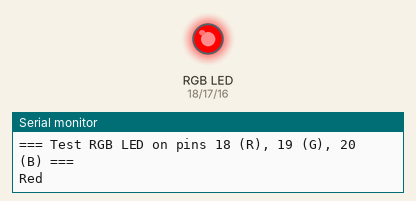
This program was run on a simulated ESP32-S3. On the bench: an RGB LED mixed from three pins (HIGH = lit), the last lines printed to the serial monitor.

Above: at 2.5 s.
At 3.5 s:
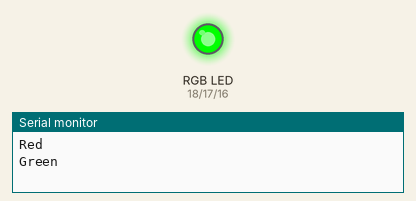
At 4.5 s:
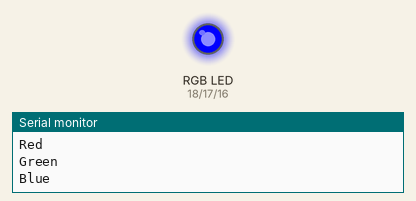
At 5.5 s:
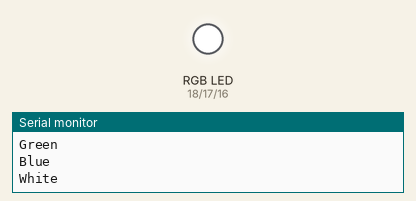
At 6.5 s:
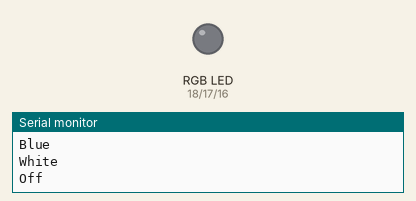
Timing chart, 0 to 8.5 s (numbered marks = the images above):
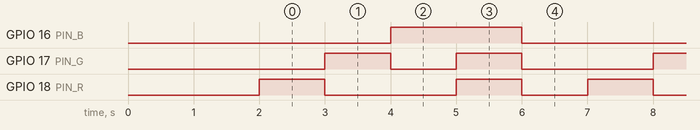

Measured:
- by itself, GPIO 16 (PIN_B): alternates HIGH for 2.0 s and LOW for 3.0 s
- by itself, GPIO 17 (PIN_G): repeats every 5.0 s: LOW 1.0 s, HIGH 1.0 s, LOW 2.0 s, HIGH 1.0 s
- by itself, GPIO 18 (PIN_R): repeats every 5.0 s: LOW 2.0 s, HIGH 1.0 s, LOW 1.0 s, HIGH 1.0 s

The program:

main.cpp
```cpp
#include <Arduino.h>

// Chân RGB
#define PIN_R 18
#define PIN_G 17
#define PIN_B 16

// Nếu module là common cathode (chân chung GND) thì ACTIVE_HIGH = true
// Nếu module là common anode (chân chung 3V3) thì ACTIVE_HIGH = false (ngược logic)
const bool ACTIVE_HIGH = true;  // thử với true trước, nếu bị ngược thì đổi thành false

void setColor(bool r, bool g, bool b)
{
  // Chuyển bool thành HIGH/LOW theo kiểu đấu dây
  if (ACTIVE_HIGH)
  {
    digitalWrite(PIN_R, r ? HIGH : LOW);
    digitalWrite(PIN_G, g ? HIGH : LOW);
    digitalWrite(PIN_B, b ? HIGH : LOW);
  }
  else
  {
    // Common anode: bật LED = kéo chân xuống LOW
    digitalWrite(PIN_R, r ? LOW : HIGH);
    digitalWrite(PIN_G, g ? LOW : HIGH);
    digitalWrite(PIN_B, b ? LOW : HIGH);
  }
}

void setup()
{
  Serial.begin(115200);
  delay(2000);

  Serial.println("=== Test RGB LED on pins 18 (R), 19 (G), 20 (B) ===");

  pinMode(PIN_R, OUTPUT);
  pinMode(PIN_G, OUTPUT);
  pinMode(PIN_B, OUTPUT);

  // Tắt hết ban đầu
  setColor(false, false, false);
}

void loop()
{
  Serial.println("Red");
  setColor(true, false, false);   // Đỏ
  delay(1000);

  Serial.println("Green");
  setColor(false, true, false);   // Xanh lá
  delay(1000);

  Serial.println("Blue");
  setColor(false, false, true);   // Xanh dương
  delay(1000);

  Serial.println("White");
  setColor(true, true, true);     // Trắng (RGB đều bật)
  delay(1000);

  Serial.println("Off");
  setColor(false, false, false);  // Tắt
  delay(1000);
}
```
